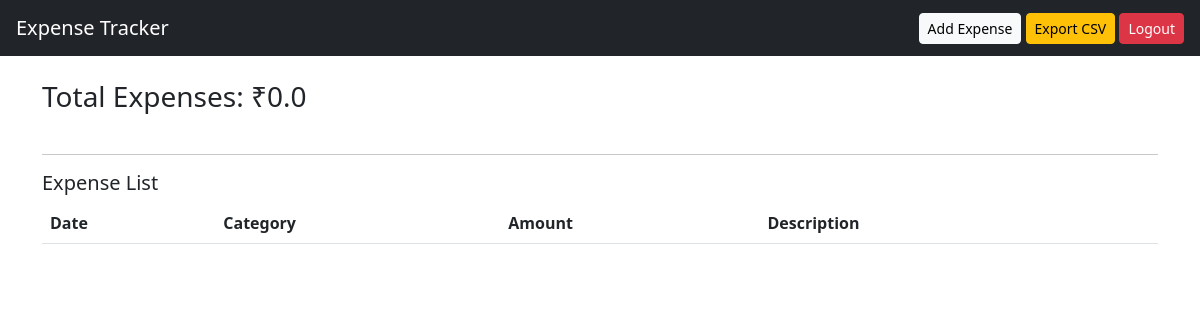
Page / (signed in) on the earlier database version.
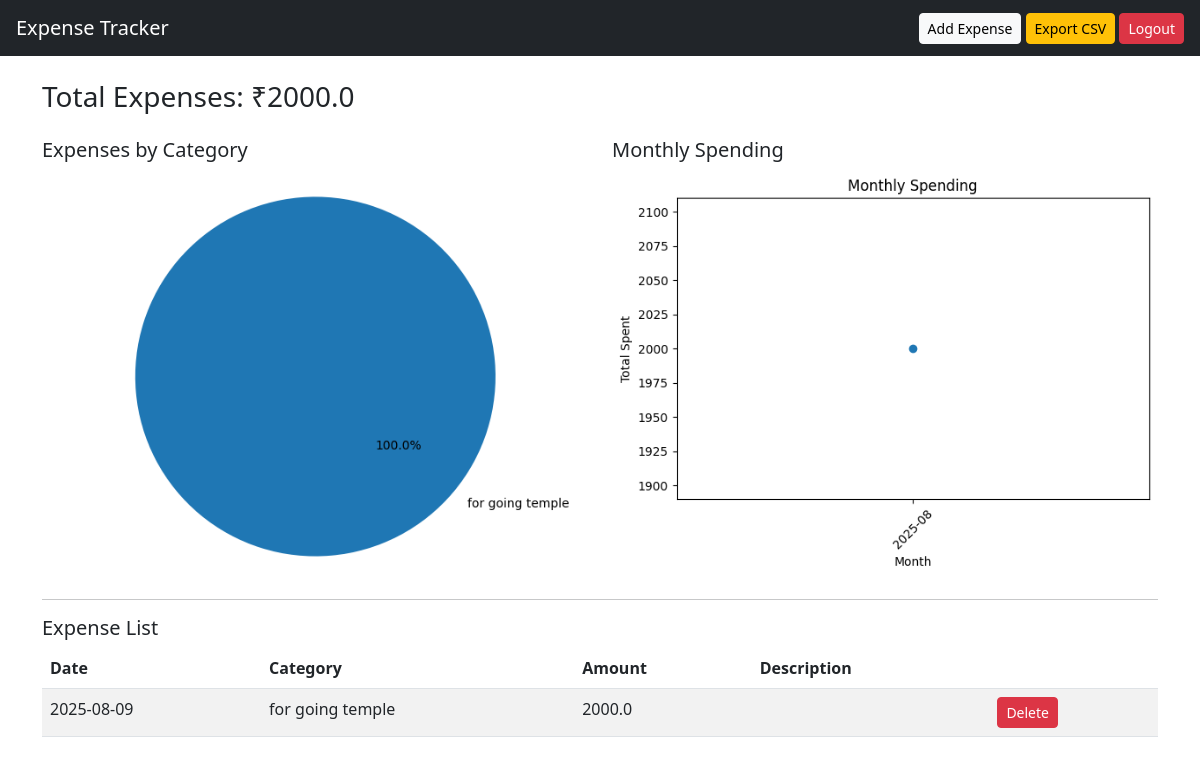
Same page on the later database version.
### tables this page shows
CREATE TABLE expenses (
        id INTEGER PRIMARY KEY AUTOINCREMENT,
        date TEXT NOT NULL,
        category TEXT NOT NULL,
        amount REAL NOT NULL,
        description TEXT
    , user_id INTEGER);

### app.py (the view)
@app.route('/')
@login_required
def index():
    conn = get_db_connection()
    rows = conn.execute('SELECT * FROM expenses WHERE user_id = ? ORDER BY date DESC', (current_user.id,)).fetchall()
    conn.close()
    df = pd.DataFrame(rows, columns=rows[0].keys()) if rows else pd.DataFrame(columns=['id','date','category','amount','description','user_id'])
    total = df['amount'].sum() if not df.empty else 0.0
    by_category = df.groupby('category')['amount'].sum() if not df.empty else pd.Series(dtype=float)
    pie_img = None
    if not by_category.empty:
        fig1, ax1 = plt.subplots()
        ax1.pie(by_category.values, labels=by_category.index, autopct='%1.1f%%', startangle=140)
        ax1.axis('equal')
        pie_img = plot_to_base64(fig1)
    line_img = None
    if not df.empty:
        df['date_dt'] = pd.to_datetime(df['date'])
        df['month'] = df['date_dt'].dt.to_period('M').astype(str)
        monthly = df.groupby('month')['amount'].sum().sort_index()
        fig2, ax2 = plt.subplots()
        ax2.plot(monthly.index, monthly.values, marker='o')
        ax2.set_xlabel('Month')
        ax2.set_ylabel('Total Spent')
        ax2.set_title('Monthly Spending')
        for label in ax2.get_xticklabels():
            label.set_rotation(45)
        line_img = plot_to_base64(fig2)
    return render_template('index.html',
                           expenses=rows,
                           total=total,
                           pie_img=pie_img,
                           line_img=line_img)

### app.py (called while the page is built)
def get_db_connection():
    conn = sqlite3.connect(DB_PATH)
    conn.row_factory = sqlite3.Row
    return conn

@login_manager.user_loader
def load_user(user_id):
    conn = get_db_connection()
    user_row = conn.execute("SELECT * FROM users WHERE id=?", (user_id,)).fetchone()
    conn.close()
    if user_row:
        return User(user_row['id'], user_row['email'], user_row['password_hash'])
    return None

def plot_to_base64(fig):
    buf = BytesIO()
    fig.tight_layout()
    fig.savefig(buf, format="png", bbox_inches='tight')
    buf.seek(0)
    img_base64 = base64.b64encode(buf.read()).decode('utf-8')
    plt.close(fig)
    return img_base64

### templates/index.html (shortened to what this page needs)
<!DOCTYPE html>
<html>
<head>
    <link rel="stylesheet" href="https://cdn.jsdelivr.net/npm/bootstrap@5.3.0/dist/css/bootstrap.min.css">
</head>
<body>
<nav class="navbar navbar-dark bg-dark px-3">
    <a class="navbar-brand" href="#">Expense Tracker</a>
    <div>
        <a href="{{ url_for('add') }}" class="btn btn-sm btn-light">Add Expense</a>
        <a href="{{ url_for('export_csv') }}" class="btn btn-sm btn-warning">Export CSV</a>
        <a href="{{ url_for('logout') }}" class="btn btn-sm btn-danger">Logout</a>
    </div>
</nav>
<div class="container mt-4">
    <h3>Total Expenses: ₹{{ total }}</h3>
    <div class="row mt-4">
        {% if pie_img %}
        <div class="col-md-6">
            <h5>Expenses by Category</h5>
            <img class="img-fluid">
        </div>
        {% endif %}
        {% if line_img %}
        <div class="col-md-6">
            <h5>Monthly Spending</h5>
            <img class="img-fluid">
        </div>
        {% endif %}
    </div>
    <hr>
    <h5>Expense List</h5>
    <table class="table table-striped">
        <thead>
            <tr>
                <th>Date</th>
                <th>Category</th>
                <th>Amount</th>
                <th>Description</th>
                <th></th>
            </tr>
        </thead>
        <tbody>
            {% for exp in expenses %}
            <tr>
                <td>{{ exp['date'] }}</td>
                <td>{{ exp['category'] }}</td>
                <td>{{ exp['amount'] }}</td>
                <td>{{ exp['description'] }}</td>
                <td>
                    <form method="POST" action="{{ url_for('delete', expense_id=exp['id']) }}">
                        <button class="btn btn-danger btn-sm">Delete</button>
                    </form>
                </td>
            </tr>
            {% endfor %}
        </tbody>
    </table>
</div>
</body>
</html>

Differences in the rows shown:
added expenses: date "2025-08-09", category "for going temple", amount "2000.0"
Other differences:
{{ total }}: "0.0" → "2000.0"
text now shown: "Expenses by Category Monthly Spending"
